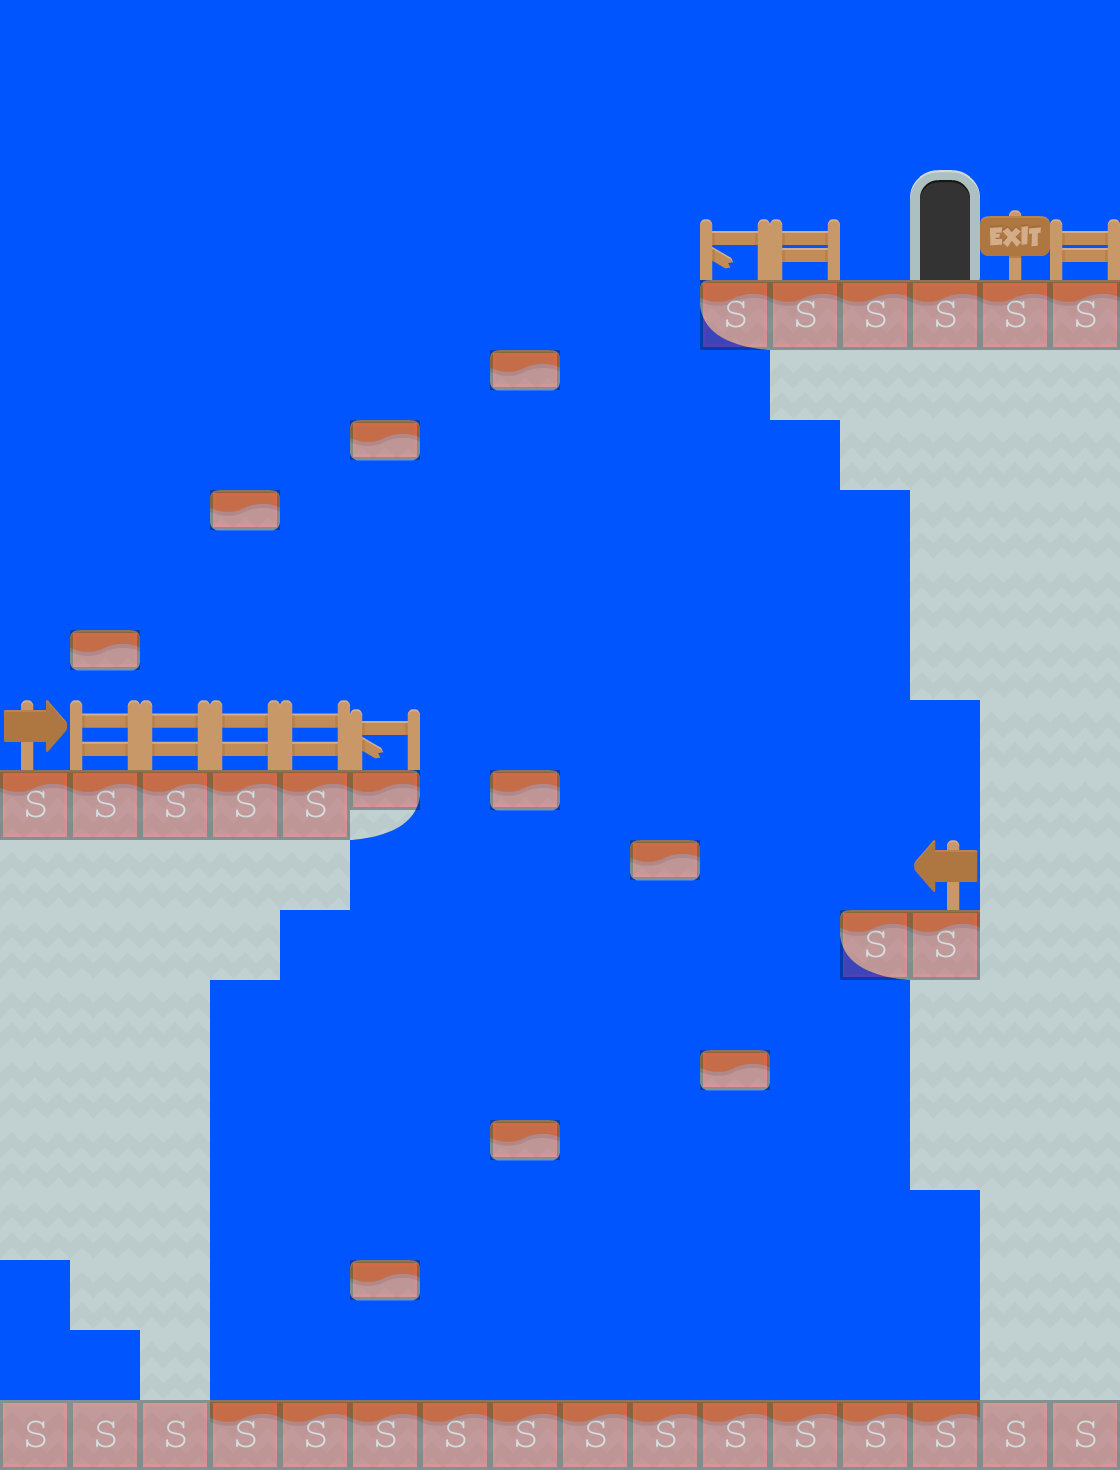

A 2D game scene composited from a Tiled map and its tileset images. What follows is a short description and the map's XML, with each tile layer's data collapsed to a summary:
An orthogonal 16x21 tile map with 70x70 px tiles, 4 tile layers (background3, background2, background1, collision), 1 hidden layer not drawn, 2 tilesets and 1 object (LevelTrigger).

<map version="1.0" orientation="orthogonal" renderorder="right-down" width="16" height="21" tilewidth="70" tileheight="70" backgroundcolor="#0055ff">
 <properties>
  <property name="xSpawn" value="400" />
  <property name="ySpawn" value="0" />
 </properties>
 <tileset firstgid="1" name="background-tiles" tilewidth="70" tileheight="70">
  <image source="../img/background-tiles.png" width="910" height="910" />
 </tileset>
 <tileset firstgid="170" name="meta-tiles" tilewidth="70" tileheight="70">
  <image source="../img/meta-tiles.png" width="350" height="70" />
  <tile id="2">
   <properties>
    <property name="type" value="solid" />
   </properties>
  </tile>
  <tile id="4">
   <properties>
    <property name="type" value="solid" />
   </properties>
  </tile>
 </tileset>
 <layer name="background3" width="16" height="21">
  <data>[336 cells, 0 non-empty, 0 distinct tile ids]</data>
 </layer>
 <layer name="background2" width="16" height="21">
  <data>[336 cells, 6 non-empty, 3 distinct tile ids]</data>
 </layer>
 <layer name="background1" width="16" height="21">
  <data>[336 cells, 111 non-empty, 11 distinct tile ids]</data>
 </layer>
 <layer name="collision" width="16" height="21" opacity="0.31">
  <properties>
   <property name="type" value="solid" />
  </properties>
  <data>[336 cells, 39 non-empty, 2 distinct tile ids]</data>
 </layer>
 <objectgroup color="#ffffff" name="trigger-entities">
  <properties>
   <property name="level" value="JDT-level-05" />
  </properties>
  <object name="LevelTrigger" x="915.333" y="143.333" width="60" height="134">
   <properties>
    <property name="level" value="JDT-level-05" />
   </properties>
  </object>
 </objectgroup>
 <layer name="foreground1" width="16" height="21" visible="0">
  <data>[336 cells, 0 non-empty, 0 distinct tile ids]</data>
 </layer>
</map>
